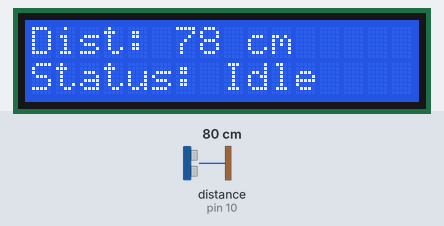
Recording of a program running on a simulated Arduino Uno, built with avr-gcc and run on an emulated ATmega328P. On the bench: 16×2 character LCD. Wiring (inferred from the names in the program): ultrasonic range finder: trigger pin 9; echo pin 10. The test bench sets the inputs (shaded band); at power-on: distance to the obstacle (sensor on pin 10) 80 cm. The echo pulse lasts 58.3 µs per cm; what the program prints to the serial monitor is not drawn.

Above: at 1.2 s.
1.3 s: distance to the obstacle (sensor on pin 10) set to 38 cm
At 2.3 s:
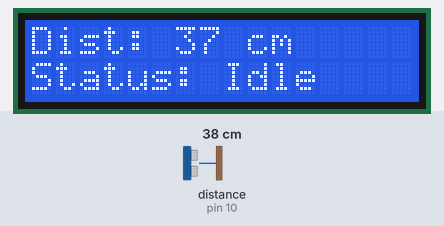
2.8 s: distance to the obstacle (sensor on pin 10) set to 32 cm
At 3.6 s:
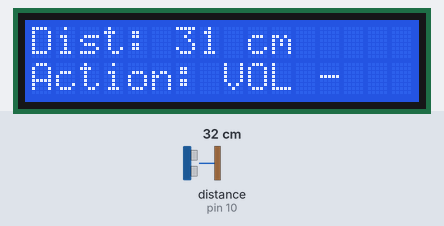
4.4 s: distance to the obstacle (sensor on pin 10) set to 9 cm
At 5.9 s:
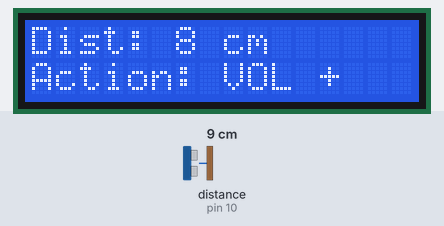
Timing chart, 0 to 7.4 s (numbered marks = the images above; inputs shaded):
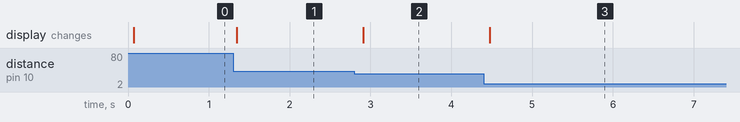

The program:

main.cpp
```cpp
#include <Arduino.h>
#include <LiquidCrystal.h>

LiquidCrystal lcd(12, 11, 5, 4, 3, 2);
const int trigPin = 9;
const int echoPin = 10;

// Filter function to remove "ghost" readings
int getFilteredDistance() {
  long duration;
  int d;

  digitalWrite(trigPin, LOW);
  delayMicroseconds(2);
  digitalWrite(trigPin, HIGH);
  delayMicroseconds(10);
  digitalWrite(trigPin, LOW);

  duration = pulseIn(echoPin, HIGH, 30000); // 30ms timeout prevents hangs
  d = duration * 0.034 / 2;

  // Filter: Ignore impossible readings for indoor use
  if (d > 200 || d <= 0) return -1;
  return d;
}

void setup() {
  Serial.begin(9600);
  lcd.begin(16, 2);
  pinMode(trigPin, OUTPUT);
  pinMode(echoPin, INPUT);
}

void loop() {
  int currentDist = getFilteredDistance();

  if (currentDist != -1) {
    lcd.setCursor(0, 0);
    lcd.print("Dist: ");
    lcd.print(currentDist);
    lcd.print(" cm   ");

    lcd.setCursor(0, 1);
    // Added a "Deadzone" to make it more precise
    if (currentDist > 5 && currentDist < 15) {
      lcd.print("Action: VOL +  ");
      Serial.println("UP");
    }
    else if (currentDist > 20 && currentDist < 35) {
      lcd.print("Action: VOL -  ");
      Serial.println("DOWN");
    }
    else {
      lcd.print("Status: Idle   ");
    }
  }
  delay(150); // Balanced sampling rate
}
```

Measured:
- the behaviour switches between 36 and 35 cm on distance to the obstacle (sensor on pin 10) (found by bisection; images 1 and 2)
- after the input at 1.3 s, the display: changes at once (image 1)
- after the input at 2.8 s, the display: changes after 0.11 s (image 2)
- after the input at 4.4 s, the display: changes after 0.08 s (image 3)
